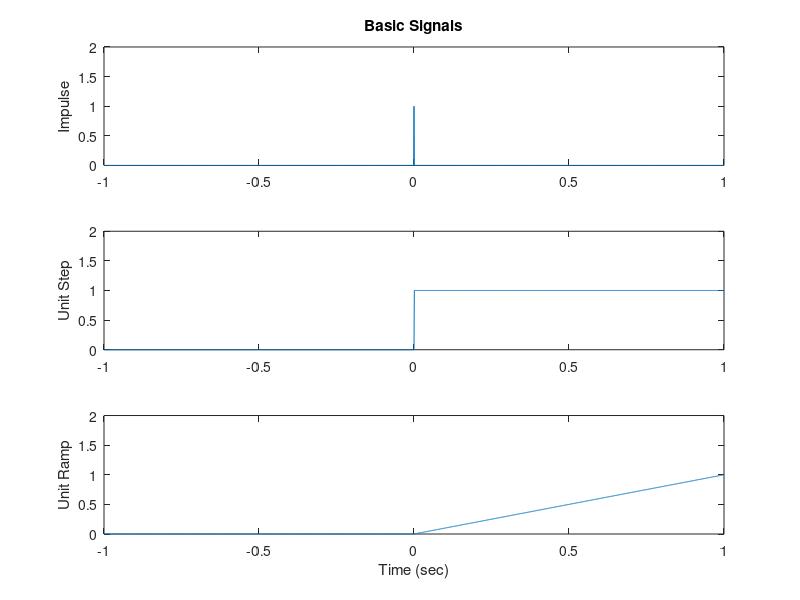

The MATLAB script that drew this image:
t = -1:0.001:1;
y1 = 1*(t == 0);
y2 = 1*(t>0);
y3 = t.*(t>0);
figure(8)
subplot(311)
plot(t,y1)
title('Basic Signals')
ylabel('Impulse')
axis([-1 1 0 2])
subplot(312)
plot(t,y2)
ylabel('Unit Step')
axis([-1 1 0 2])
subplot(313)
plot(t,y3)
ylabel('Unit Ramp')
axis([-1 1 0 2])
xlabel('Time (sec)')